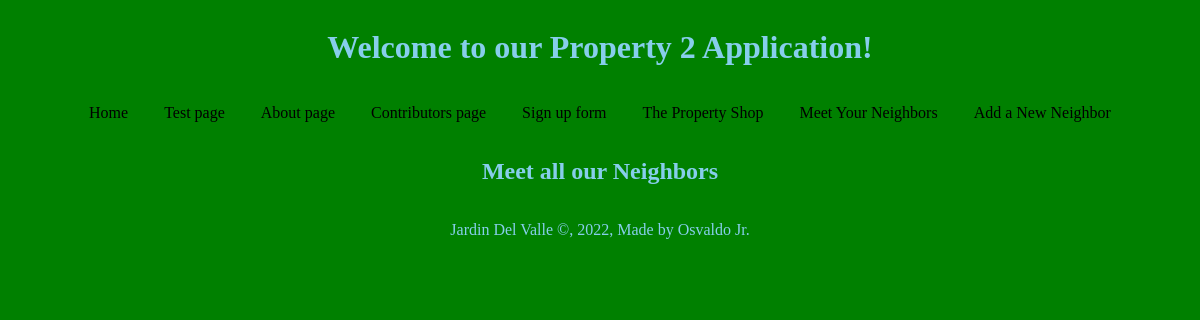
Before: /neighbor/ with the older database file.
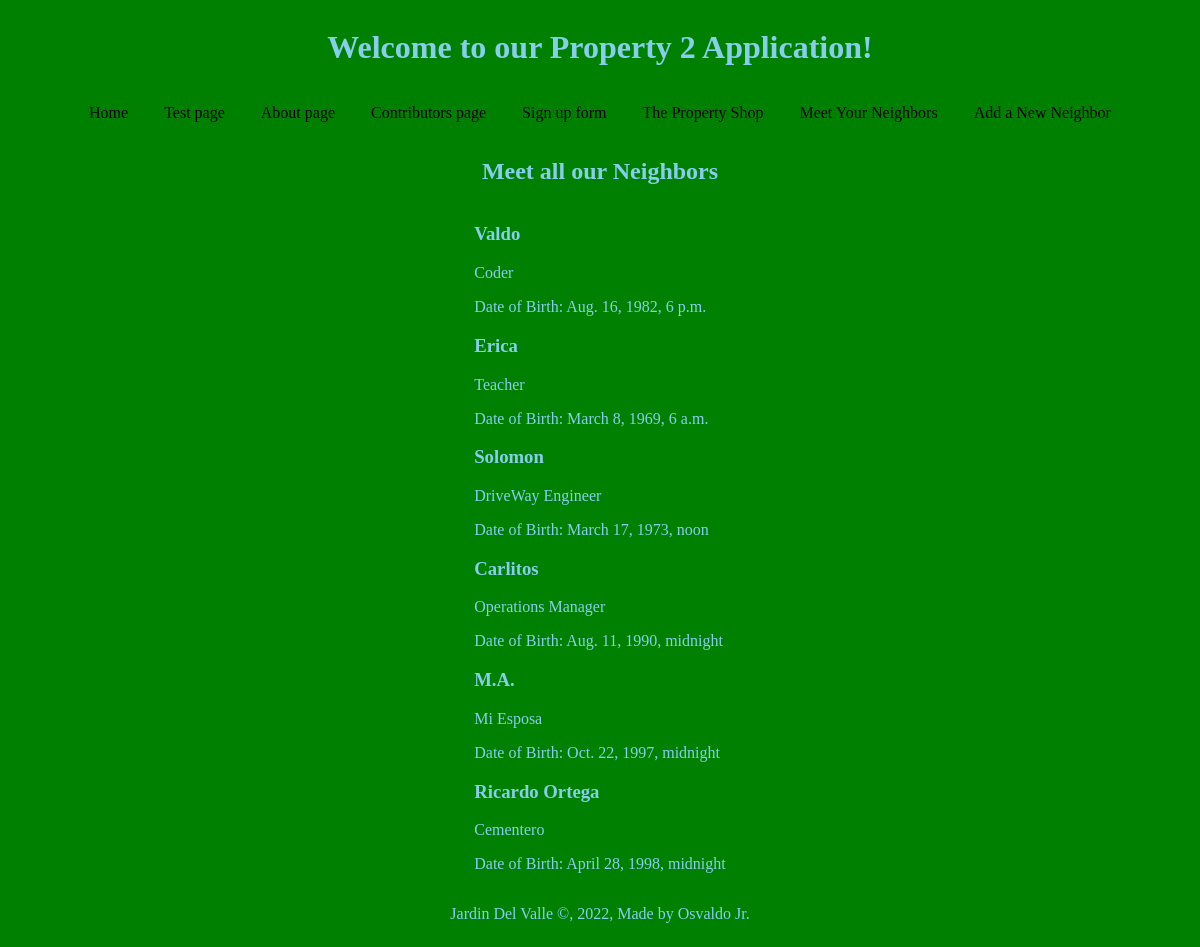
After: the same page with the newer database file.
### property2App/models.py (models this page shows)
class Neighbor(models.Model):
    neighborName = models.CharField(max_length=45)
    neighborType = models.CharField(max_length=45)
    neighborBirthDay = models.DateTimeField()
    neighborAdded = models.DateTimeField(auto_now_add=True)
    neighborUpdated = models.DateTimeField(auto_now=True)

### property2App/views.py (the view)
# urls.py: path('neighbor/', views.neighbor),
def neighbor(request):
    context = {
        "allNeighbor": Neighbor.objects.all().values()
    }
    return render(request, 'neighbor.html', context)

### property2App/templates/neighbor.html (shortened to what this page needs)
<!DOCTYPE html>
<html lang="en">
<head>
    {% load static %}
    <link rel='stylesheet' href="{% static 'css/styles.css' %}">
</head>
<body>
    <h1> Welcome to our Property 2 Application!</h1>
    <nav>
        <a href='/'>Home</a>
        <a href='/test/'>Test page</a>
        <a href='/about/'>About page</a>
        <a href='/contributors/'>Contributors page</a>
        <a href='/form/'>Sign up form</a>
        <a href='/the-shop/'>The Property Shop</a>
        <a href='/neighbor/'>Meet Your Neighbors</a>
        <a href='/addNew/'>Add a New Neighbor</a>
    </nav>
<div class='main'>
    <h2>Meet all our Neighbors</h2>
    <div class='neighbor'>
        {% for neighbor in allNeighbor %}
        <div class='neighbor'>
            <h3>{{neighbor.neighborName}}</h3>
            <p>{{neighbor.neighborType}}</p>
            <p>Date of Birth: {{neighbor.neighborBirthDay}}</p>
        </div>
        {% endfor %}
    </div>
</div>
</body>
<footer>
    <p>Jardin Del Valle &copy, 2022, Made by Osvaldo Jr.</p>
</footer>
</html>

### property2App/static/css/styles.css (style rules this page uses)
body { display: flex; flex-direction: column; justify-content: center; align-items: center; background-color: Yellow; }
body { color: skyblue; display: flex; flex-direction: column; justify-content: center; align-items: center; background-color: green; }
nav { margin: 1em; }
nav a { padding: 1em; color: black; text-decoration: none; }
.main { display: flex; flex-direction: column; justify-content: center; align-items: center; }

Changed rows visible on the page:
added Neighbor: neighborName "Valdo", neighborType "Coder", neighborBirthDay "Aug. 16, 1982, 6 p.m."
added Neighbor: neighborName "Erica", neighborType "Teacher", neighborBirthDay "March 8, 1969, 6 a.m."
added Neighbor: neighborName "Solomon", neighborType "DriveWay Engineer", neighborBirthDay "March 17, 1973, noon"
added Neighbor: neighborName "Carlitos", neighborType "Operations Manager", neighborBirthDay "Aug. 11, 1990, midnight"
added Neighbor: neighborName "M.A.", neighborType "Mi Esposa", neighborBirthDay "Oct. 22, 1997, midnight"
added Neighbor: neighborName "Ricardo Ortega", neighborType "Cementero", neighborBirthDay "April 28, 1998, midnight"
